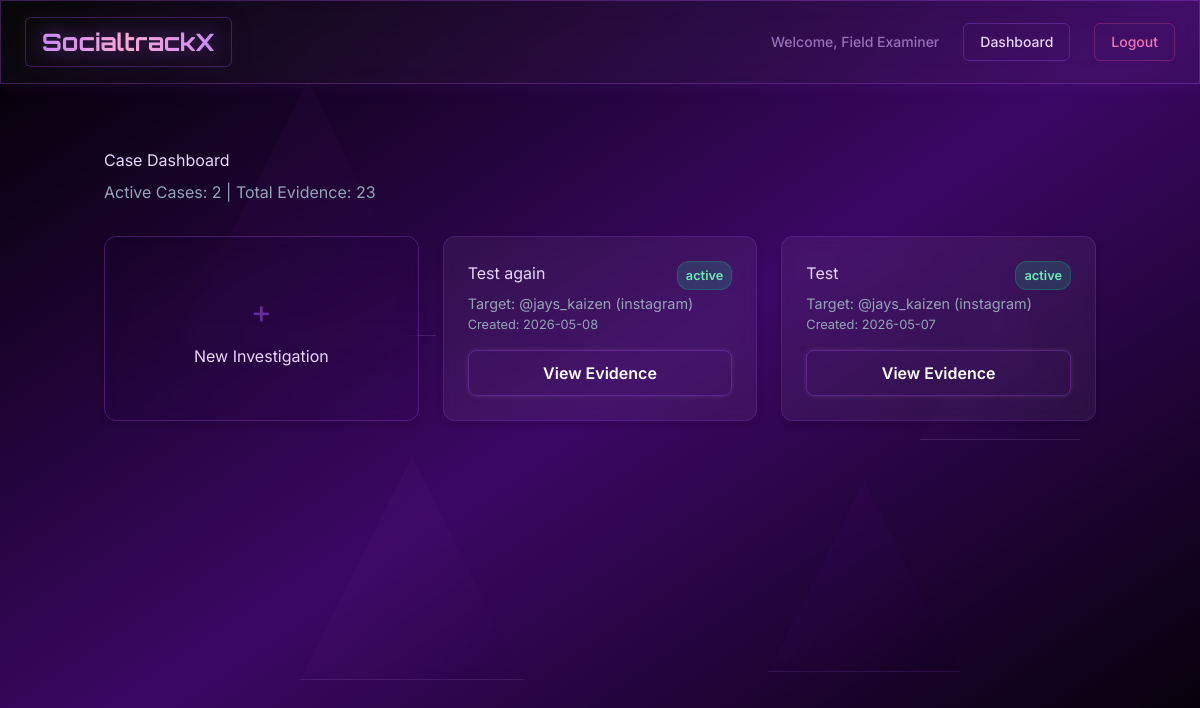
/dashboard (signed in), run on the app's committed database.
### database.py (models this page shows, shortened)
class User(Base):
    __tablename__ = "users"
    id = Column(Integer, primary_key=True, index=True)
    username = Column(String(100), unique=True, nullable=False, index=True)
    hashed_password = Column(String(200), nullable=False)
    role = Column(String(20), default="examiner")  # 'admin' or 'examiner'
    name = Column(String(100), default="Examiner")
    created_at = Column(DateTime, default=datetime.utcnow)

class Case(Base):
    __tablename__ = "cases"
    id = Column(Integer, primary_key=True, index=True)
    title = Column(String(200), nullable=False)
    description = Column(Text, default="")
    target_username = Column(String(100), nullable=False)
    platform = Column(String(50), nullable=False)
    status = Column(String(20), default="active")
    keywords = Column(Text, default="")
    capture_type = Column(String(20), default="posts") # 'posts' or 'messages'
    max_posts = Column(Integer, default=10)
    created_at = Column(DateTime, default=datetime.utcnow)
    last_capture = Column(DateTime, nullable=True)
    capture_status_msg = Column(String(200), default="Ready")
    profile_followers = Column(Text, default="")
    profile_following = Column(Text, default="")
    profile_posts = Column(Text, default="")
    profile_bio = Column(Text, default="")
    created_by = Column(Integer, ForeignKey("users.id"), nullable=True)
    events = relationship("Event", backref="case", cascade="all, delete-orphan")

### main.py (the view)
@app.get("/dashboard", response_class=HTMLResponse)
def dashboard(request: Request, user: User = Depends(get_current_active_user), db: Session = Depends(get_db)):
    cases = db.query(Case).order_by(Case.created_at.desc()).all()
    active_cases = db.query(Case).filter(Case.status == 'active').count()
    total_entries = db.query(Event).count()
    return templates.TemplateResponse(request=request, name="dashboard.html", context={
        "request": request, "user": user, "cases": cases,
        "active_cases": active_cases, "total_entries": total_entries
    })

### templates/dashboard.html (shortened to what this page needs)
{% extends "base.html" %}
{% block content %}
<div style="display: flex; justify-content: space-between; align-items: center; margin-bottom: 32px;">
    <div>
        <h1 style="margin: 0;">Case Dashboard</h1>
        <p style="color: var(--text-dim); margin-top: 8px;">Active Cases: {{ active_cases }} | Total Evidence: {{ total_entries }}</p>
    </div>
</div>
<div class="grid">
    <div class="glass-card border border-purple-500/40 hover:border-purple-400/80" style="border-style: dashed; background: transparent; display: flex; flex-direction: column; justify-content: center; align-items: center; cursor: pointer;" onclick="document.getElementById('new-case-form').style.display='block'; this.style.display='none';">
        <div style="font-size: 2rem; color: var(--accent);">+</div>
        <h3 style="margin-top: 8px;">New Investigation</h3>
    </div>
    {% for case in cases %}
    <div class="glass-card">
        <div style="display: flex; justify-content: space-between; align-items: flex-start;">
            <h3 style="margin-top: 0; margin-bottom: 8px;">{{ case.title }}</h3>
            <span class="badge {% if case.status == 'active' %}badge-active{% else %}badge-closed{% endif %}">{{ case.status }}</span>
        </div>
        <p style="color: var(--text-dim); font-size: 0.9rem; margin-top: 0;">Target: @{{ case.target_username }} ({{ case.platform }})</p>
        <p style="font-size: 0.8rem; color: var(--text-dim);">Created: {{ case.created_at.strftime('%Y-%m-%d') }}</p>
        <a href="/cases/{{ case.id }}" class="btn btn-outline" style="width: 100%; text-align: center; box-sizing: border-box; margin-top: 16px;">View Evidence</a>
    </div>
    {% endfor %}
</div>
{% endblock %}

### templates/base.html (shortened to what this page needs)
<!DOCTYPE html>
<html lang="en" class="dark">
<head>
    <script src="https://cdn.tailwindcss.com"></script>
    <link rel="stylesheet" href="https://cdn.jsdelivr.net/npm/bootstrap-icons@1.11.1/font/bootstrap-icons.css">
    <link rel="stylesheet" href="/static/style.css">
</head>
<body class="min-h-screen relative overflow-x-hidden bg-gradient-to-br from-black via-purple-950 to-black text-purple-200">
    <div class="fixed inset-0 overflow-hidden pointer-events-none z-0">
        <div class="absolute w-64 h-64 border border-white/10 bg-gradient-to-br from-purple-500/5 to-transparent backdrop-blur-sm"
            style="clip-path: polygon(50% 0%, 100% 100%, 0% 100%); top: 10%; left: 15%; animation: float-1 20s ease-in-out infinite, pulse-glow-1 6s ease-in-out infinite"></div>
        <div class="absolute w-48 h-48 border border-purple-400/10 bg-gradient-to-br from-purple-600/5 to-transparent backdrop-blur-sm"
            style="clip-path: polygon(50% 0%, 100% 100%, 0% 100%); top: 60%; right: 20%; animation: float-2 25s ease-in-out infinite, pulse-glow-2 7s ease-in-out infinite"></div>
        <div class="absolute w-56 h-56 border border-purple-300/10 bg-gradient-to-br from-purple-400/5 to-transparent backdrop-blur-sm"
            style="clip-path: polygon(50% 0%, 100% 100%, 0% 100%); bottom: 15%; left: 25%; animation: float-3 22s ease-in-out infinite, pulse-glow-3 8s ease-in-out infinite"></div>
        <div class="absolute w-40 h-40 border border-white/10 bg-gradient-to-br from-purple-500/5 to-transparent backdrop-blur-sm"
            style="clip-path: polygon(50% 0%, 100% 100%, 0% 100%); top: 35%; right: 10%; animation: float-4 18s ease-in-out infinite, pulse-glow-1 6.5s ease-in-out infinite"></div>
    </div>
    {% if request.session.get("user_id") %}
    <nav class="relative z-50 glass-panel border-b border-purple-500/30 px-6 py-4 flex justify-between items-center mb-8">
        <a href="/dashboard" class="text-2xl font-bold orbitron bg-gradient-to-r from-purple-400 via-pink-300 to-purple-400 bg-clip-text text-transparent hover:scale-105 transition-transform" style="filter: drop-shadow(0 0 10px rgba(168, 85, 247, 0.5))">SocialtrackX</a>
        <div class="flex items-center space-x-6 text-sm font-medium">
            <span class="text-purple-300/60">Welcome, {{ user.name }}</span>
            <a href="/dashboard" class="clickable-text">Dashboard</a>
            <a href="/logout" class="clickable-text !text-pink-400 !border-pink-500/30 hover:!text-pink-300 hover:!bg-pink-500/10 hover:!border-pink-400/60">Logout</a>
        </div>
    </nav>
    {% endif %}
    <div class="container mx-auto px-4 relative z-10 pb-12">
        {% block content %}{% endblock %}
    </div>
</body>
</html>

### static/style.css (style rules this page uses)
:root { --bg-dark: #0f172a; --bg-card: rgba(30, 41, 59, 0.7); --accent: rgba(168, 85, 247, 0.5); --accent-hover: rgba(168, 85, 247, 0.8); --text-main: #f8fafc; --text-dim: #94a3b8; --border: rgba(168, 85, 247, 0.3); --danger: #ef4444; --success: #10b981; }
body { margin: 0; font-family: 'Inter', system-ui, sans-serif; background: linear-gradient(135deg, #020617 0%, #0f172a 100%); color: var(--text-main); min-height: 100vh; }
.glass-card { background: var(--bg-card); backdrop-filter: blur(12px); -webkit-backdrop-filter: blur(12px); border: 1px solid var(--border); border-radius: 16px; box-shadow: 0 8px 32px rgba(0, 0, 0, 0.3); padding: 24px; transition: transform 0.2s ease, box-shadow 0.2s ease; }
.btn { background: var(--accent); color: white; border: 1px solid rgba(168, 85, 247, 0.4); padding: 10px 20px; border-radius: 8px; font-weight: 600; cursor: pointer; transition: all 0.3s cubic-bezier(0.4, 0, 0.2, 1); text-decoration: none; display: inline-block; box-shadow: 0 0 10px rgba(168, 85, 247, 0.2); }
a, button, [onclick], .clickable-text { border: 1px solid rgba(168, 85, 247, 0.3) !important; border-radius: 6px; padding: 8px 16px; transition: all 0.3s ease-in-out !important; }
.btn-outline { background: transparent; border: 1px solid var(--border); box-shadow: 0 0 5px rgba(255, 255, 255, 0.1); }
.container { max-width: 1200px; margin: 0 auto; padding: 32px; }
.grid { display: grid; grid-template-columns: repeat(auto-fill, minmax(300px, 1fr)); gap: 24px; }
.badge { padding: 4px 8px; border-radius: 12px; font-size: 0.8rem; font-weight: 600; background: rgba(255,255,255,0.1); }
.badge-active { background: rgba(16, 185, 129, 0.2); color: #34d399; }

### templates/base.html (style rules this page uses)
body { font-family: 'Inter', sans-serif; background-color: #000; color: #e9d5ff; }
.orbitron { font-family: 'Orbitron', sans-serif; }
.glass-panel { background: rgba(255, 255, 255, 0.03); backdrop-filter: blur(16px); border: 1px solid rgba(168, 85, 247, 0.2); box-shadow: 0 0 20px rgba(168, 85, 247, 0.1); }
.glass-card { background: rgba(255, 255, 255, 0.05); backdrop-filter: blur(10px); border: 1px solid rgba(168, 85, 247, 0.2); border-radius: 12px; padding: 24px; box-shadow: 0 4px 6px rgba(0, 0, 0, 0.1); }
.grid { display: grid; grid-template-columns: repeat(auto-fill, minmax(300px, 1fr)); gap: 24px; }
.badge-active { background: rgba(16, 185, 129, 0.2); color: #6ee7b7; border: 1px solid rgba(16, 185, 129, 0.3); }
.btn { @apply px-4 py-2 rounded-lg font-medium transition-all border border-purple-500/40 hover:border-purple-400/80; }
.clickable-text { @apply border border-purple-500/30 px-5 py-2 rounded-lg hover:text-purple-100 hover:bg-purple-500/10 hover:border-purple-400/60 transition-all duration-300 inline-block; }
.btn-outline { @apply border border-purple-500 hover:bg-purple-500/20 text-purple-300; }
.badge { @apply px-2 py-1 rounded text-xs font-semibold; }

### data on the page
User: name "Field Examiner"
Case: title "Test again", status "active", target_username "jays_kaizen", platform "instagram", created_at "2026-05-08"
Case: title "Test", status "active", target_username "jays_kaizen", platform "instagram", created_at "2026-05-07", {{ case.id }} 1 (drawn)

### other printed values
{{ active_cases }} "2"
{{ total_entries }} "23"
